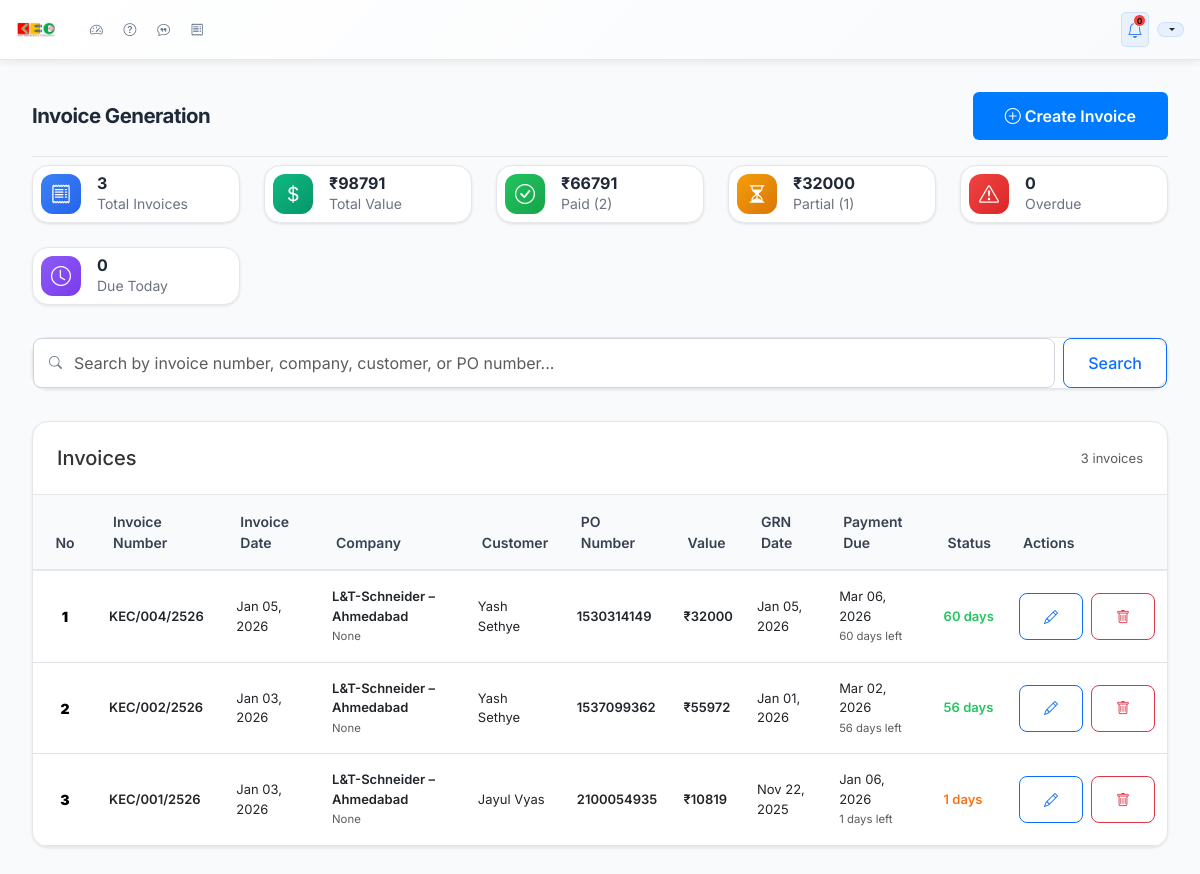
Page /invoices/ (signed in) on the earlier database version.
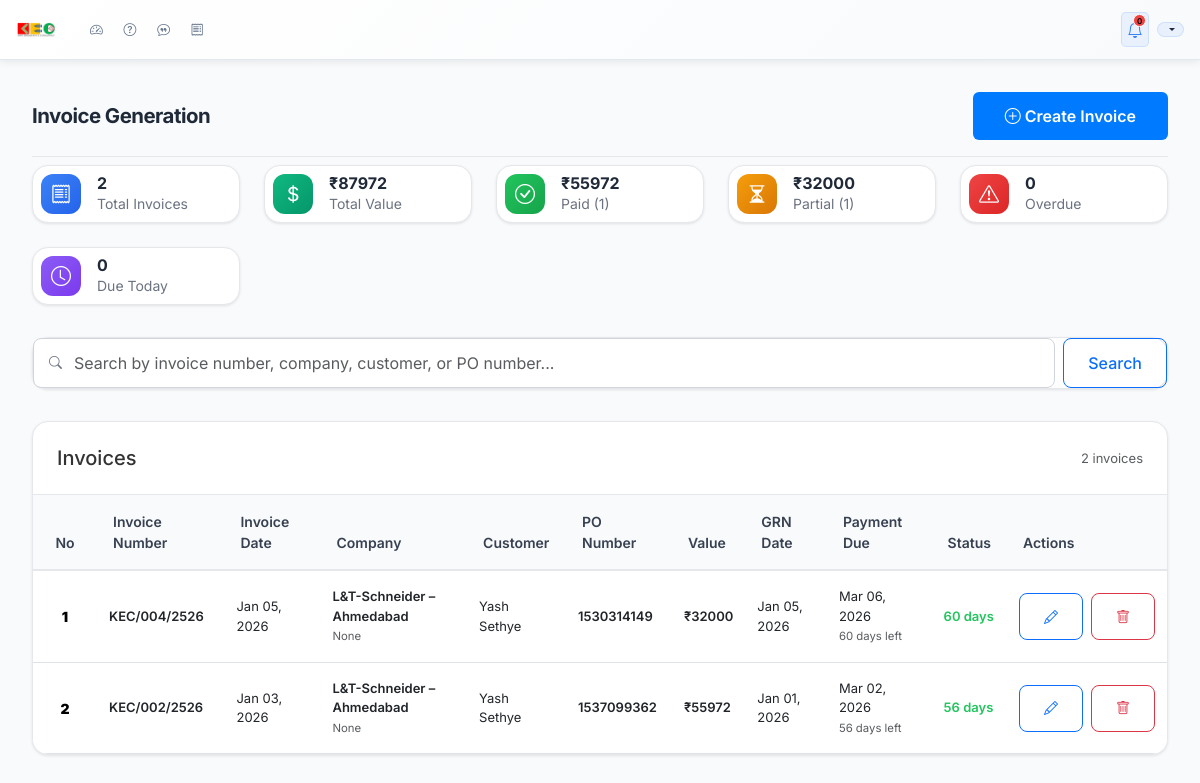
Same page on the later database version.
### dashboard/models.py (models this page shows, shortened)
class Invoice(models.Model):
    invoice_number = models.CharField(
        max_length=50,
        unique=True,
        verbose_name="Invoice Number",
        help_text="Auto-generated in format KEC/051/2526",
        blank=True  # Allow blank since it's auto-generated
    )
    invoice_date = models.DateField(
        verbose_name="Invoice Date",
        help_text="Enter invoice date manually"
    )
    company = models.ForeignKey(
        Contact,
        on_delete=models.CASCADE,
        verbose_name="Company",
        related_name='invoices',
        help_text="Select company from database"
    )
    customer_name = models.CharField(
        max_length=200,
        verbose_name="Customer Name",
        help_text="Auto-fetched based on client selection",
        blank=True  # Allow blank since it's auto-filled
    )
    purchase_order = models.ForeignKey(
        PurchaseOrder,
        on_delete=models.CASCADE,
        verbose_name="Purchase Order",
        help_text="Select purchase order to auto-fetch value"
    )
    order_value = models.DecimalField(
        max_digits=12,
        decimal_places=2,
        verbose_name="Order Value",
        help_text="Auto-fetched from selected purchase order",
        null=True,  # Allow null since it's auto-filled
        blank=True  # Allow blank since it's auto-filled
    )
    grn_date = models.DateField(
        verbose_name="GRN Date",
        help_text="Enter GRN date manually"
    )
    payment_due_date = models.DateField(
        verbose_name="Payment Due Date",
        help_text="Auto-calculated: GRN Date + Payment Terms from selected Purchase Order",
        null=True,  # Allow null since it's auto-calculated
        blank=True  # Allow blank since it's auto-calculated
    )
    due_days = models.IntegerField(
        verbose_name="Due Days",
        help_text="Auto-calculated: days remaining (positive) or overdue (negative)",
        null=True,  # Allow null since it's auto-calculated
        blank=True  # Allow blank since it's auto-calculated
    )
    remarks = models.TextField(
        blank=True,
        null=True,
        verbose_name="Remarks",
        help_text="Enter remarks manually (optional)"
    )
    STATUS_CHOICES = [
        ('draft', 'Draft'),
        ('sent', 'Sent'),
        ('invoiced', 'Invoiced'),
        ('paid', 'Paid'),
        ('partial', 'Partial'),
        ('overdue', 'Overdue'),
        ('cancelled', 'Cancelled'),
    ]
    status = models.CharField(
        max_length=20,
        choices=STATUS_CHOICES,
        default='draft',
        verbose_name="Invoice Status",
        help_text="Current status of the invoice"
    )
    created_at = models.DateTimeField(auto_now_add=True)
    updated_at = models.DateTimeField(auto_now=True)
    def get_due_days_display(self):
        if self.due_days is None:
            return "Unknown"
        elif self.due_days > 0:
            return f"{self.due_days} days left"
        elif self.due_days == 0:
            return "Due today"
        else:
            return f"{abs(self.due_days)} days overdue"
    class Meta:
        verbose_name = "Invoice"
        verbose_name_plural = "Invoices"
        ordering = ['-created_at']

class Contact(models.Model):
    email = models.EmailField(verbose_name="Email Address", blank=True, null=True)
    phone = models.CharField(max_length=20, verbose_name="Phone Number", blank=True, null=True)
    company = models.ForeignKey(Company, on_delete=models.CASCADE, verbose_name="Company")
    location_city = models.CharField(max_length=100, verbose_name="Location (City)", blank=True)
    individual_address = models.TextField(verbose_name="Individual Address", blank=True, null=True)
    customer_name = models.CharField(max_length=200, verbose_name="Customer Name", blank=True, null=True)
    email = models.EmailField(verbose_name="Email Address", blank=True, null=True)  # Legacy field
    plant = models.CharField(max_length=100, verbose_name="Plant Location", blank=True, null=True)
    address = models.TextField(verbose_name="Address", blank=True, null=True)
    created_at = models.DateTimeField(auto_now_add=True)
    updated_at = models.DateTimeField(auto_now=True)
    class Meta:
        verbose_name = "Contact"
        verbose_name_plural = "Contacts"
        ordering = ['-created_at']

class Company(models.Model):
    company_name = models.CharField(max_length=200, verbose_name="Company Name")
    city = models.CharField(max_length=100, verbose_name="City")
    address = models.TextField(verbose_name="Company Address")
    created_at = models.DateTimeField(auto_now_add=True)
    updated_at = models.DateTimeField(auto_now=True)
    def __str__(self):
        return f"{self.company_name} – {self.city}"
    class Meta:
        verbose_name = "Company"
        verbose_name_plural = "Companies"
        ordering = ['company_name', 'city']
        unique_together = ['company_name', 'city']

class PurchaseOrder(models.Model):
    po_number = models.CharField(max_length=50, verbose_name="PO Number")
    order_date = models.DateField(verbose_name="Order Date")
    company = models.ForeignKey(Contact, on_delete=models.CASCADE, verbose_name="Company", related_name='purchase_orders')
    customer_name = models.CharField(max_length=200, verbose_name="Customer Name")
    order_value = models.DecimalField(max_digits=12, decimal_places=2, verbose_name="Order Value")
    days_to_mfg = models.PositiveIntegerField(verbose_name="Days to Manufacturing")
    delivery_date = models.DateField(verbose_name="Delivery Date", blank=True, null=True)
    due_days = models.IntegerField(verbose_name="Due Days", blank=True, null=True, help_text="Positive: days remaining, Negative: days overdue")
    remarks = models.TextField(blank=True, null=True, verbose_name="Remarks")
    payment_terms = models.PositiveIntegerField(
        blank=True,
        null=True,
        verbose_name="Payment Terms (Days)",
        help_text="Enter payment terms in days (e.g., 45 for 45 days)"
    )
    sales_person = models.ForeignKey(
        User,
        on_delete=models.SET_NULL,
        null=True,
        blank=True,
        related_name='sales_orders',
        limit_choices_to={'userprofile__roles__contains': 'sales'},
        verbose_name="Sales Person"
    )
    sales_percentage = models.DecimalField(
        max_digits=5,
        decimal_places=2,
        null=True,
        blank=True,
        verbose_name="Sales Percentage (%)",
        help_text="Enter percentage (e.g., 5.50 for 5.5%)"
    )
    project_manager = models.ForeignKey(
        User,
        on_delete=models.SET_NULL,
        null=True,
        blank=True,
        related_name='managed_orders',
        limit_choices_to={'userprofile__roles__contains': 'project_manager'},
        verbose_name="Project Manager"
    )
    project_manager_percentage = models.DecimalField(
        max_digits=5,
        decimal_places=2,
        null=True,
        blank=True,
        verbose_name="Project Manager Percentage (%)",
        help_text="Enter percentage (e.g., 3.25 for 3.25%)"
    )
    created_at = models.DateTimeField(auto_now_add=True)
    updated_at = models.DateTimeField(auto_now=True)
    class Meta:
        verbose_name = "Purchase Order"
        verbose_name_plural = "Purchase Orders"
        ordering = ['-created_at']

### dashboard/views.py (the view, shortened to what this page needs)
# urls.py: path('invoices/', views.invoice_management_view, name='invoice_management'),
@login_required
def invoice_management_view(request):
    search_query = request.GET.get('search', '')
    user_role = request.user.userprofile.get_roles_list()
    if user_role == 'sales':
        invoices = Invoice.objects.select_related('company__company', 'purchase_order').filter(
            purchase_order__sales_person=request.user
        )
        total_invoices = Invoice.objects.filter(purchase_order__sales_person=request.user).count()
        total_value = Invoice.objects.filter(purchase_order__sales_person=request.user).aggregate(
            total=models.Sum('order_value')
        )['total'] or 0
        paid_total_value = Invoice.objects.filter(
            purchase_order__sales_person=request.user, status='paid'
        ).aggregate(total=models.Sum('order_value'))['total'] or 0
        partial_total_value = Invoice.objects.filter(
            purchase_order__sales_person=request.user, status='partial'
        ).aggregate(total=models.Sum('order_value'))['total'] or 0
        overdue_invoices = Invoice.objects.filter(
            purchase_order__sales_person=request.user, due_days__lt=0
        ).count()
        due_today = Invoice.objects.filter(
            purchase_order__sales_person=request.user, due_days=0
        ).count()
        paid_invoices_count = Invoice.objects.filter(
            purchase_order__sales_person=request.user, status='paid'
        ).count()
        partial_invoices_count = Invoice.objects.filter(
            purchase_order__sales_person=request.user, status='partial'
        ).count()
    invoices = invoices.order_by('-created_at')
    paginator = Paginator(invoices, 10)
    page_number = request.GET.get('page')
    page_obj = paginator.get_page(page_number)
    context = {
        'page_obj': page_obj,
        'search_query': search_query,
        'total_invoices': total_invoices,
        'total_value': total_value,
        'paid_total_value': paid_total_value,
        'partial_total_value': partial_total_value,
        'overdue_invoices': overdue_invoices,
        'due_today': due_today,
        'paid_invoices_count': paid_invoices_count,
        'partial_invoices_count': partial_invoices_count,
        'user_role': user_role,
        'is_admin': user_role in ['admin', 'manager'],
        'can_see_all_invoices': user_role in ['admin', 'manager'],
    }
    return render(request, 'dashboard/invoice_management.html', context)

### dashboard/models.py (called while the page is built)
    def get_roles_list(self):
        if self.roles:
            return self.roles.split(',')[0].strip()
        return 'sales'  # Default role

### dashboard/templates/dashboard/invoice_management.html (shortened to what the changed rows need)
{% extends 'dashboard/base.html' %}
{% load static %}
{% block body_class %}scrollable-page{% endblock %}
{% block content %}
<div class="user-management-container">
    <div class="page-header">
        <div>
            <h2 class="page-title">Invoice Generation</h2>
        </div>
    </div>
    <div class="stats-row">
        <div class="stat-card">
            <div class="stat-content">
                <h3>{{ total_invoices }}</h3>
                <p>Total Invoices</p>
            </div>
        </div>
        <div class="stat-card">
            <div class="stat-content">
                <h3>₹{{ total_value|floatformat:0 }}</h3>
                <p>Total Value</p>
            </div>
        </div>
        <div class="stat-card">
            <div class="stat-content">
                <h3>₹{{ paid_total_value|floatformat:0 }}</h3>
                <p>Paid ({{ paid_invoices_count }})</p>
            </div>
        </div>
    </div>
    <div class="table-container">
        <div class="table-header">
            <h5 class="mb-0">Invoices</h5>
            <span class="text-muted">{{ page_obj.paginator.count }} invoice{{ page_obj.paginator.count|pluralize }}</span>
        </div>
        {% if page_obj %}
            <div class="table-responsive">
                <table class="table table-hover" id="invoicesTable">
                    <thead class="table-light">
                        <tr>
                            <th>No</th>
                            <th>Invoice Number</th>
                            <th>Invoice Date</th>
                            <th>Company</th>
                            <th>Customer</th>
                            <th>PO Number</th>
                            <th>Value</th>
                            <th>GRN Date</th>
                            <th>Payment Due</th>
                            <th>Status</th>
                            <th>Actions</th>
                        </tr>
                    </thead>
                    <tbody>
                        {% for invoice in page_obj %}
                            <tr>
                                <td>
                                    <div class="index-number">
                                        <strong>{{ forloop.counter0|add:page_obj.start_index }}</strong>
                                    </div>
                                </td>
                                <td>
                                    <div class="fw-semibold">{{ invoice.invoice_number }}</div>
                                </td>
                                <td>{{ invoice.invoice_date|date:"M d, Y" }}</td>
                                <td>
                                    <div class="fw-semibold">{{ invoice.company.company }}</div>
                                    <small class="text-muted">{{ invoice.company.plant }}</small>
                                </td>
                                <td>{{ invoice.customer_name }}</td>
                                <td>
                                    <div class="fw-semibold">{{ invoice.purchase_order.po_number }}</div>
                                </td>
                                <td>
                                    <div class="fw-semibold">₹{{ invoice.order_value|floatformat:0 }}</div>
                                </td>
                                <td>{{ invoice.grn_date|date:"M d, Y" }}</td>
                                <td>
                                    <div>{{ invoice.payment_due_date|date:"M d, Y" }}</div>
                                    {% if invoice.due_days is not None %}
                                        <small class="text-muted">
                                            {{ invoice.get_due_days_display }}
                                        </small>
                                    {% endif %}
                                </td>
                                <td>
                                    {% if invoice.due_days is not None %}
                                        {% if invoice.due_days > 7 %}
                                            <span class="fw-semibold" style="color: #22c55e;">{{ invoice.due_days }} days</span>
                                        {% elif invoice.due_days > 0 %}
                                            <span class="fw-semibold" style="color: #f97316;">{{ invoice.due_days }} days</span>
                                        {% elif invoice.due_days == 0 %}
                                            <span class="fw-semibold" style="color: #f59e0b;">Due Today</span>
                                        {% else %}
                                            <span class="fw-semibold" style="color: #ef4444;">{{ invoice.due_days|stringformat:"d"|slice:"1:" }} overdue</span>
                                        {% endif %}
                                    {% else %}
                                        <span class="fw-semibold text-secondary">-</span>
                                    {% endif %}
                                </td>
                                <td>
                                    <div class="action-buttons">
                                        <a href="{% url 'dashboard:invoice_edit' invoice.id %}" class="btn btn-sm btn-outline-primary" title="Edit">
                                            <i class="bi bi-pencil"></i>
                                        </a>
                                        <a href="{% url 'dashboard:invoice_delete' invoice.id %}" class="btn btn-sm btn-outline-danger" title="Delete">
                                            <i class="bi bi-trash"></i>
                                        </a>
                                    </div>
                                </td>
                            </tr>
                        {% endfor %}
                    </tbody>
                </table>
            </div>
        {% endif %}
    </div>
</div>
{% endblock %}

Differences in the rows shown:
removed Invoice: invoice_number "KEC/001/2526", invoice_date "Jan 03, 2026", company.company "L&T-Schneider – Ahmedabad", company.plant "None", customer_name "Jayul Vyas", purchase_order.po_number "2100054935", order_value "10819", grn_date "Nov 22, 2025", payment_due_date "Jan 06, 2026", due_days "1 days left", due_days "1"
Other differences:
{{ total_invoices }}: "3" → "2"
{{ total_value|floatformat:0 }}: "98791" → "87972"
{{ paid_total_value|floatformat:0 }}: "66791" → "55972"
{{ paid_invoices_count }}: "2" → "1"
{{ page_obj.paginator.count }}: "3" → "2"
